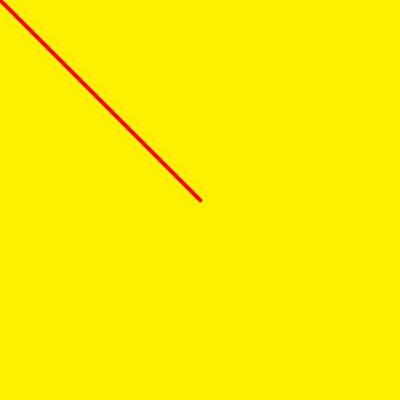
Frame 1 (no input)
Frame 60 (the mouse pressed at the canvas centre just before this capture): identical to frame 1, image omitted
Frame 120 (the mouse held since frame 60 and released just before this capture): blank canvas, image omitted

The Processing sketch that drew this single still picture (run headless with seeded random() and noise(); from frame 60 on, the mouse is pressed at the canvas centre):

// Processing sketch: mySketch
// ── mySketch.pde
// my cool sketch - cool line to mouse pos
// IACD Dan Wilcox 2013

void setup() {
  size(400, 400);
}

void draw() {
 // yella bg
 background(255, 240, 0);
 
 // fat red line
 stroke(255, 0, 0);
 strokeWeight(4);
 line(width/2, height/2, mouseX, mouseY); 
}
